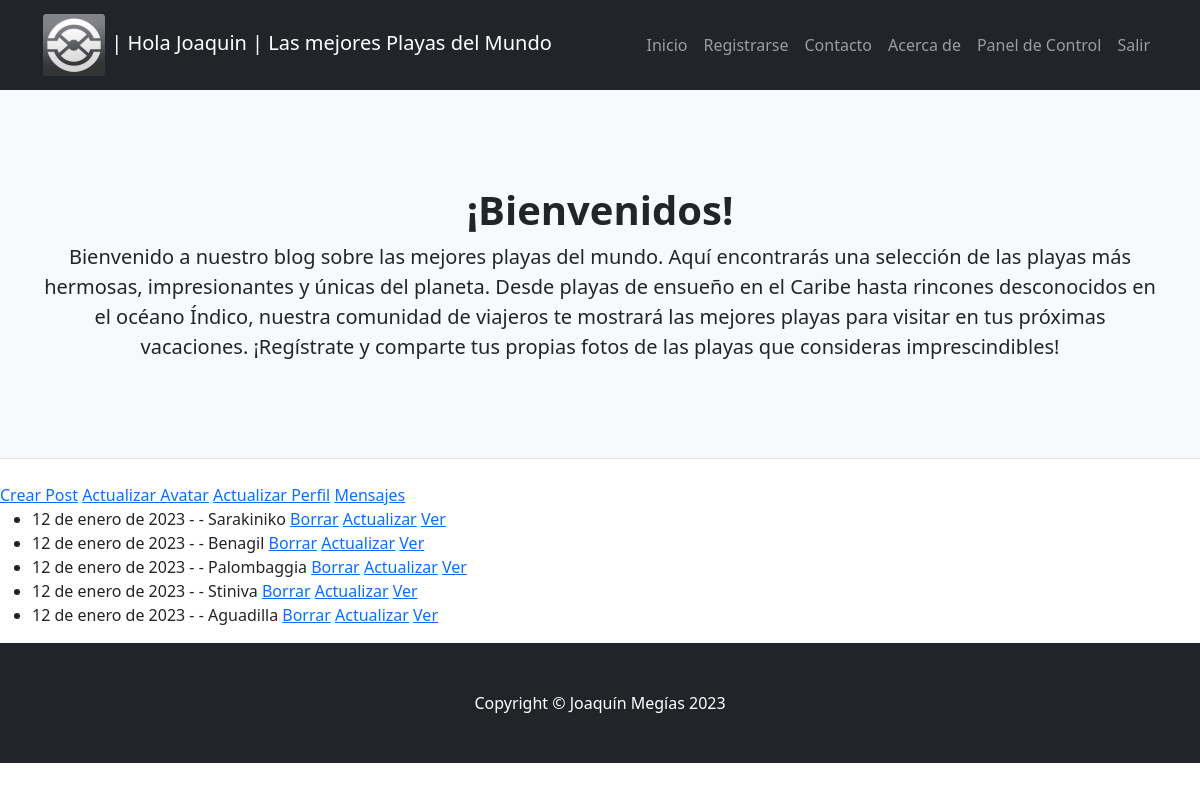
/final_app/listar (signed in), run on the app's committed database.
### final_app/models.py (models this page shows)
class Avatar(models.Model):
    user = models.OneToOneField(to=User, on_delete=models.CASCADE, related_name="avatar")
    imagen = models.ImageField(upload_to="avatares", null="True", blank=True)

class Post(models.Model):
    titulo = models.CharField(max_length=100)
    sub_titulo = models.CharField(max_length=100)
    texto = models.TextField(max_length=3000)
    publicado_el = models.DateField(auto_now_add=True)
    imagen = models.ImageField(upload_to="posteos", null="True", blank=True)

### final_app/views.py (the view)
# urls.py: path('final_app/listar', PostList.as_view(), name="final_app_listar"),
class PostList(LoginRequiredMixin, ListView):
    model = Post
    template_name = 'final_app/post_list.html'

### final_app/templates/final_app/post_list.html
{% extends 'final_app/base.html' %}
{% block contenido %}
{% if user.is_authenticated %}
<a href="{% url 'final_app_crear' %}">Crear Post</a>
<a href="{% url 'final_app_avatars_actualizar' user.id %}">Actualizar Avatar</a>
<a href="{% url 'final_app_users_actualizar' user.id %}">Actualizar Perfil</a>
<a href="{% url 'final_app_mensajes_listar' %}">Mensajes</a>
{% endif %}
<ul>
{% for post in object_list %}
    <li>
        {{post.publicado_el}} - - {{post.titulo}}
        {% if user.is_authenticated %}
        <a href="{% url 'final_app_borrar' post.id %}">Borrar</a>
        <a href="{% url 'final_app_actualizar' post.id %}">Actualizar</a>
        {% endif %}
        <a href="{% url 'final_app_detalle' post.id %}">Ver</a>
    </li>
{% endfor %}
</ul>
{% endblock %}

### final_app/templates/final_app/base.html (shortened to what this page needs)
<!DOCTYPE html>
<html lang="en">
    <head>
        {% load static %}
        <link href="{% static 'final_app/css/styles.css' %}" rel="stylesheet" />
    </head>
    <body>
        <nav class="navbar navbar-expand-lg navbar-dark bg-dark">
            <div class="container">
                <a class="navbar-brand" href="{% url 'final_app_index' %}">
                    {% if user.is_authenticated and user.avatar.imagen %}
                    <img src="{{user.avatar.imagen.url}}" height="64">
                    {% endif %}
                    | Hola {{user.first_name}} |
                    Las mejores Playas del Mundo
                </a>
                <div class="collapse navbar-collapse" id="navbarSupportedContent">
                    <ul class="navbar-nav ms-auto mb-2 mb-lg-0">
                        <li class="nav-item"><a class="nav-link" href="{% url 'final_app_index' %}">Inicio</a></li>
                        <li class="nav-item"><a class="nav-link" href="{% url 'final_app_signup' %}">Registrarse</a></li>
                        <li class="nav-item"><a class="nav-link" href="{% url 'final_app_mensajes_crear' %}">Contacto</a></li>
                        <li class="nav-item"><a class="nav-link" href="{% url 'final_app_about' %}">Acerca de</a></li>
                        {% if user.is_authenticated %}
                            <li class="nav-item"><a class="nav-link" href="{% url 'final_app_listar' %}">Panel de Control</a></li>
                            <li class="nav-item"><a class="nav-link" href="{% url 'final_app_logout' %}">Salir</a></li>
                        {% else %}
                            <li class="nav-item"><a class="nav-link" href="{% url 'final_app_login' %}">Ingresar</a></li>
                        {% endif %}
                    </ul>
                </div>
            </div>
        </nav>
        <header class="py-5 bg-light border-bottom mb-4">
            <div class="container">
                <div class="text-center my-5">
                    <h1 class="fw-bolder">¡Bienvenidos!</h1>
                    <p class="lead mb-0">Bienvenido a nuestro blog sobre las mejores playas del mundo. Aquí encontrarás una selección de las playas más hermosas, impresionantes y únicas del planeta. Desde playas de ensueño en el Caribe hasta rincones desconocidos en el océano Índico, nuestra comunidad de viajeros te mostrará las mejores playas para visitar en tus próximas vacaciones. ¡Regístrate y comparte tus propias fotos de las playas que consideras imprescindibles!</p>
                </div>
            </div>
        </header>
       {% block contenido %} {% endblock %}
        <footer class="py-5 bg-dark">
            <div class="container"><p class="m-0 text-center text-white">Copyright &copy; Joaquín Megías 2023</p></div>
        </footer>
    </body>
</html>

### data on the page
Post: publicado_el "12 de enero de 2023", titulo "Sarakiniko"
Post: publicado_el "12 de enero de 2023", titulo "Benagil"
Post: publicado_el "12 de enero de 2023", titulo "Palombaggia"
Post: publicado_el "12 de enero de 2023", titulo "Stiniva"
Post: publicado_el "12 de enero de 2023", titulo "Aguadilla"

### other printed values
{{ user.first_name }} "Joaquin"
